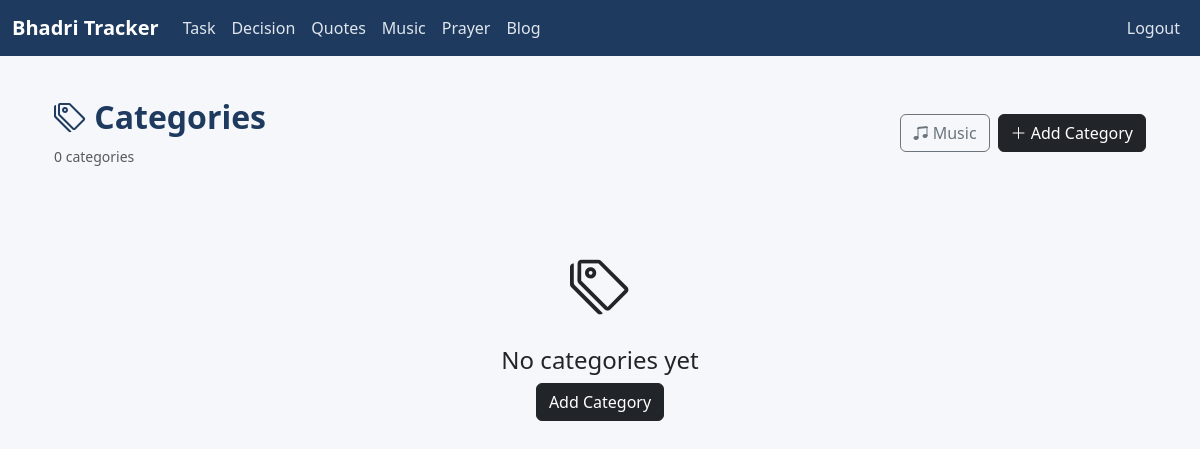
The app's page /music/categories/ (signed in), older data.
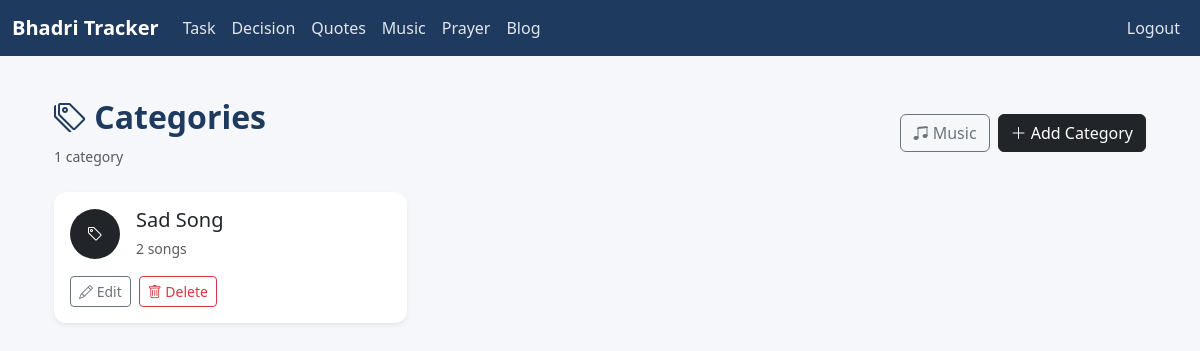
The same page, newer data.
### music/models.py (models this page shows, shortened)
class Category(models.Model):
    name = models.CharField(max_length=100, unique=True)
    description = models.TextField(blank=True)
    created_at = models.DateTimeField(auto_now_add=True)
    class Meta:
        ordering = ["name"]

### music/views.py (the view)
# urls.py: path("categories/", views.category_list, name="category_list"),
@login_required
def category_list(request):
    categories = Category.objects.all()
    return render(
        request,
        "music/category_list.html",
        {
            "categories": categories,
        }
    )

### tracker/context_processors.py (called while the page is built)
def active_notifications(request):
    today = timezone.localdate()
    notifications = Notification.objects.filter(
        is_completed=False,
        date__gte=today,
        date__lte=today + timedelta(days=7)
    ).order_by('date')
    return {
        'active_notifications': notifications
    }

### templates/music/category_list.html (shortened to what this page needs)
{% extends "base.html" %}
{% block content %}
<div class="container py-4">
    <div class="d-flex justify-content-between align-items-center mb-4">
        <div>
            <h2>
                <i class="bi bi-tags"></i>
                Categories
            </h2>
            <small class="text-muted">
                {{ categories|length }}
                categor{{ categories|length|pluralize:"y,ies" }}
            </small>
        </div>
        <div class="d-flex gap-2">
            <a href="{% url 'music:music_list' %}"
               class="btn btn-outline-secondary">
                <i class="bi bi-music-note-beamed"></i>
                Music
            </a>
            <a href="{% url 'music:category_create' %}"
               class="btn btn-dark">
                <i class="bi bi-plus-lg"></i>
                Add Category
            </a>
        </div>
    </div>
    {% if categories %}
        <div class="row g-3">
            {% for category in categories %}
                <div class="col-md-6 col-lg-4">
                    <div class="card border-0 shadow-sm h-100">
                        <div class="card-body">
                            <div class="d-flex align-items-center gap-3">
                                <div class="rounded-circle bg-dark text-white
                                            d-flex align-items-center justify-content-center"
                                     style="width:50px;height:50px;">
                                    <i class="bi bi-tag"></i>
                                </div>
                                <div class="flex-grow-1">
                                    <h5 class="mb-1">
                                        {{ category.name }}
                                    </h5>
                                    <small class="text-muted">
                                        {{ category.songs.count }}
                                        song{{ category.songs.count|pluralize }}
                                    </small>
                                </div>
                            </div>
                            <div class="d-flex gap-2 mt-3">
                                <a href="{% url 'music:category_update' category.id %}"
                                   class="btn btn-sm btn-outline-secondary">
                                    <i class="bi bi-pencil"></i>
                                    Edit
                                </a>
                                <a href="{% url 'music:category_delete' category.id %}"
                                   class="btn btn-sm btn-outline-danger">
                                    <i class="bi bi-trash"></i>
                                    Delete
                                </a>
                            </div>
                        </div>
                    </div>
                </div>
            {% endfor %}
        </div>
    {% else %}
        <div class="text-center py-5">
            <i class="bi bi-tags"
               style="font-size:60px;"></i>
            <h4 class="mt-3">
                No categories yet
            </h4>
            <a href="{% url 'music:category_create' %}"
               class="btn btn-dark">
                Add Category
            </a>
        </div>
    {% endif %}
</div>
{% endblock %}

Row changes from the older to the newer data that the page shows:
added Category: name "Sad Song", songs.count "2"
Text that changed along with them:
{{ categories|length }}: "0" → "1"
text no longer shown: "No categories yet Add Category"
